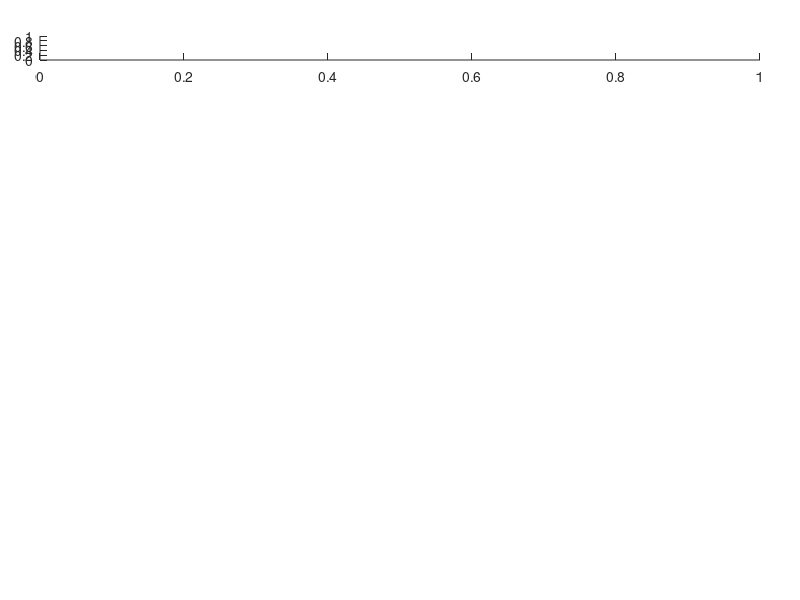

Write MATLAB code to recreate this figure. (Note: this script raises an error after producing the figure.)

function biofeedbackFigure1(subjectName,folderName)
    
    % Function to generate figure1
    % Input:
        % Subject name as string
        % foldername (optional)
        
    % Generating figure and defining font properties:
    randomfigurenumber  = 100+randi(100); 
    figure(randomfigurenumber);
    fontSizeVal         = 10;
    hFigure1            = gcf;
    %     set(gcf,'Visible', 'off'); 
    
    %---------------------------------------------------------------
    % Defining parameters for extracting out data:
%     subjectName     = 'PB';
    SessionNumber   = 2;
    trialNumber     = 4;
    
    if ~exist('subjectName',    'var');      subjectName       = 'PB';         end
    if ~exist('folderName',     'var');      folderName        = '';           end
    if ~exist('SessionNumber',  'var'),      SessionNumber     = 2;            end  
    if ~exist('trialNumber',    'var'),      trialNumber       = 4;            end
            
    if isempty(folderName)
        pathStr     = fileparts(pwd);
        folderName  = fullfile(pathStr,'Data',subjectName);
    end
       
    hExperimentFlow   = subplot('Position',[0.05 0.9 0.9 0.04],'Parent',hFigure1);
    hTFPlot           = getPlotHandles(2,1,[0.05 0.1 0.3 0.67],0.01,0.04,0);
    hsubplotDE        = getPlotHandles(1,2,[0.46 0.1 0.53 0.63],0.05,0.01,0);
    
    hFreqVsTime                 = hTFPlot(1);
    hPowervsTime                = hTFPlot(2);
    hRawAlphaPowerVsTrials      = hsubplotDE(1);
    hChInAlphaPowerVsTime       = hsubplotDE(2);
    
    set(hChInAlphaPowerVsTime, 'Box', 'off');
%     hChInAlphaPowerVsTrialtypes = axes('Position', [0.8 0.5 0.15 0.2]); % position for  within the figure 2
%     hChInAlphaPowerVsTrialtypes = axes('Position', [0.86 0.65 0.13 0.15]);
    
    %%%%%%%%%%%%%%%%%%%%%%%%%%%%%%%%%%%%%%%%%%%%%%%%%%%%%%%%%%%%%%%%%%%%%%%
    %%%%%%%%%%%%%%%%%%%%%% Subplot 1 (hExperimentFlow) %%%%%%%%%%%%%%%%%%%%
    
    dX = 1; dY = 1;
    colorNameTypes = 'rgb';
    % Load saved data
    trialTypeFileName = fullfile(folderName,[subjectName 'trialTypeList.mat']);
    load(trialTypeFileName,'trialTypeList');
    % input: trialtype list:
    trialTypeList1D = trialTypeList';
    trialTypeList1D = trialTypeList1D(:);
    
    hold(hExperimentFlow,'on');    % plotting the experimental plot using patch
    
    for i = 1:3
        pos         = find(trialTypeList1D == i);
        patchX      = pos';
        patchLocX   = [patchX; patchX; patchX+dX; patchX+dX];
        patchY      = zeros(size(patchX));
        patchLocY   = [patchY; patchY+dY; patchY+dY; patchY];
        patch(patchLocX,patchLocY,colorNameTypes(i),'parent',hExperimentFlow,'EdgeColor','k');
    end
    
    xlim(hExperimentFlow,[1,61]);  ylim(hExperimentFlow,[-2,2]);  xlabel(hExperimentFlow,'Trial No','FontSize',12,'FontWeight','bold','Color','k');
    set(hExperimentFlow,'Ytick',[]);
    set(hExperimentFlow,'Ycolor',[1 1 1]);  % Making yaxis invisible
    hExperimentFlow_xTickVal = linspace(0,60,6)+1;
    set(hExperimentFlow,'Xtick',hExperimentFlow_xTickVal);
    set(hExperimentFlow,'xticklabels',{'0','12','24','36','48','60'});
    
    text(0.06,-0.6,'First Session','Color','k','fontsize',fontSizeVal,'fontweight','bold','unit','normalized','parent',hExperimentFlow);
    text(0.06+0.2,-0.6,'Second Session','Color','k','fontsize',fontSizeVal,'fontweight','bold','unit','normalized','parent',hExperimentFlow);
    text(0.06+0.4,-0.6,'Third Session','Color','k','fontsize',fontSizeVal,'fontweight','bold','unit','normalized','parent',hExperimentFlow);
    text(0.06+0.6,-0.6,'Fourth Session','Color','k','fontsize',fontSizeVal,'fontweight','bold','unit','normalized','parent',hExperimentFlow);
    text(0.06+0.8,-0.6,'Fifth Session','Color','k','fontsize',fontSizeVal,'fontweight','bold','unit','normalized','parent',hExperimentFlow);
    Xlabel_pos = get(get(hExperimentFlow, 'XLabel'), 'Position');
    set(get(hExperimentFlow, 'XLabel'), 'Position', Xlabel_pos + [0 -1 0]);
    hold(hExperimentFlow,'off');
    
    hValidText      = getPlotHandles(1,1,[0.76 0.95 0.04 0.02]);
    rectangle(gca,'Position',[0 0 0.1 0.1],'FaceColor','r','EdgeColor','r',...
        'LineWidth',1); axis(gca,'equal'); set(gca,'Visible','off');
    text(gca,0.84,0.65,'Valid','Units','Normalized','fontsize',fontSizeVal,'fontweight','bold');
    text(gca,-2.5,0.6,'Trial Types:','Units','Normalized','fontsize',fontSizeVal+2,'fontweight','bold');
    hInValidText    = getPlotHandles(1,1,[0.82 0.95 0.04 0.02]);
    rectangle(gca,'Position',[0 0 0.1 0.1],'FaceColor','g','EdgeColor','g',...
        'LineWidth',1); axis(gca,'equal'); set(gca,'Visible','off');
    text(gca,0.84,0.74,'Invalid','Units','Normalized','fontsize',fontSizeVal,'fontweight','bold');
    hConstantText   = getPlotHandles(1,1,[0.88 0.95 0.04 0.02]);
    rectangle(gca,'Position',[0 0 0.1 0.1],'FaceColor','b','EdgeColor','b',...
        'LineWidth',1); axis(gca,'equal'); set(gca,'Visible','off');
    text(gca,0.84,0.74,'Constant','Units','Normalized','fontsize',fontSizeVal,'fontweight','bold');
    
%     hExperimentFlow.YAxis.Visible = 'off';  % Alternative way

    %%%%%%%%%%%%%%%%%%%%%%%%%%%%%%%%%%%%%%%%%%%%%%%%%%%%%%%%%%%%%%%%%%%%%%%
    %%%%%%%%%%%%%%%%%%%%% Subplot 1.b(2) (hFreqVsTime) %%%%%%%%%%%%%%%%%%%%
    % spectogram plot
%%%     SessionNumber   = input('Input the Session Number, Default value 2 \n');
     
%%%     trialNumber     = input('Input the trial Number, Default value 13 \n'); % change accordingly
       
    calibrationData     = load(fullfile(folderName,[subjectName 'CalibrationProcessedData' 'Session' num2str(SessionNumber) '.mat']));
    analysisData        = load(fullfile(folderName,[subjectName 'ProcessedData' 'Session' num2str(SessionNumber) 'Trial' num2str(trialNumber) '.mat']));
    
    tfDataTMP           = log10(analysisData.tfData);
    Alpha_tfDataTMP     = log10(mean(analysisData.tfData(analysisData.alphaPos,:),1));
    
%%% change this if have to use only alpha power from the data matrix:
%     meanCalibrationPower    = log10(mean(calibrationData.tfData,2)); % taking log of mean
    meanCalibrationPower     = mean(log10(calibrationData.tfData),2); % taking mean of log
    freqVsTimevsDeltaPower   = 10*(tfDataTMP - repmat(meanCalibrationPower,1,size(tfDataTMP,2)));
           
    freqVals    = analysisData.freqVals;    
    timeValsTF  = analysisData.timeValsTF ;
    stFreqList  = analysisData.stFreqList(6:end);
    
    %%%%% 2nd plot 
    pcolor(hFreqVsTime,timeValsTF(5:end),freqVals,freqVsTimevsDeltaPower(:,5:end));  shading(hFreqVsTime,'interp'); % timevasl on row; freqval on column
    colormap(hFreqVsTime,'jet'); cBar = colorbar(hFreqVsTime,'northoutside');
    set(hFreqVsTime,'xticklabelmode','manual','xtick',[5.5 10:5:45 49.5],'xticklabel',[],'xlim',[5.5 49.5],'linewidth',4);

%     set(hFreqVsTime,'xlim',[5 50]);
%     set(hFreqVsTime,'fontsize',fontsize,'fontweight','bold');
    ylabel(hFreqVsTime,'Frequency (Hz)','fontsize',fontSizeVal,'fontweight','bold');
%     xlabel(hFreqVsTime,'Time (s)','fontsize',fontSizeVal,'fontweight','bold');
%     title(hFreqVsTime,'Delta spectogram','fontsize',fontsize,'fontweight','bold'); 

%     set(cBar,'fontsize',fontsize,'fontweight','bold');
    xlabel(cBar,'dB','fontsize',fontSizeVal,'fontweight','bold');
    ylabel(cBar,'\DeltaPower(dB)','fontsize',fontSizeVal,'fontweight','bold');

    %%%%%%%%%%%%%%%%%%%%%%%%%%%%%%%%%%%%%%%%%%%%%%%%%%%%%%%%%%%%%%%%%%%%%%%
    %%%%%%%%%%%%%%%%%%%%% Subplot 1.c(3) (hPowervsTime) %%%%%%%%%%%%%%%%%%%
   
    deltaPowerVsTime = mean(freqVsTimevsDeltaPower,1); 
%     axes(hPowervsTime);
%     yyaxis(gca,'left');
%     plot(hPowervsTime,timeValsTF(6:end),deltaPowerVsTime(6:end),'linewidth',2);
% %     set(hPowervsTime,'fontsize',fontsize,'fontweight','bold');
%     ylabel(hPowervsTime,'Change In Power (dB)','fontsize',fontSizeVal,'fontweight','bold');
%     xlabel(hPowervsTime,'Time (s)','fontsize',fontSizeVal,'fontweight','bold');
    hold(hPowervsTime,'on');
    %-------------------------------------------------------------------------------
     Alpha_meanCalibrationPower = mean(log10(mean(calibrationData.tfData(calibrationData.alphaPos,calibrationData.timePosCalibration),1)));
     Alpha_deltaPowerVsTimeTMP = 10*(Alpha_tfDataTMP - repmat(Alpha_meanCalibrationPower,1,50));
     timeStartS = 5;
     epochsToAvg = 5;
     BoxCar_Alpha_deltaPowerVsTimeTMP = Alpha_deltaPowerVsTimeTMP;
     for i = 5:50
         BoxCar_Alpha_deltaPowerVsTimeTMP(i) = mean(Alpha_deltaPowerVsTimeTMP((timeStartS-epochsToAvg+1):timeStartS));
         timeStartS = timeStartS+1;
     end
     %-------------------------------------------------------------------------------
     plot(hPowervsTime,timeValsTF(6:end),BoxCar_Alpha_deltaPowerVsTimeTMP(6:end),'--','LineWidth',2,'Color',[1.0000,0.2695,0]);
     ylabel(hPowervsTime,'Change In Power (dB)','fontsize',fontSizeVal,'fontweight','bold');
     [hAx_hPowervsTime,hAlpha_deltaPowerVsTimeTMP,hstFreqList] = plotyy(hPowervsTime,timeValsTF(6:end),Alpha_deltaPowerVsTimeTMP(6:end),timeValsTF(6:end),stFreqList);
     ylabel(hAx_hPowervsTime(2),'Tone Frequency (Hz)')
     set(hAx_hPowervsTime(2),'fontsize',fontSizeVal,'fontweight','bold'); 
     set(hAlpha_deltaPowerVsTimeTMP,'linewidth',2,'Color',[0.5430 0 0]);
     set(hAx_hPowervsTime(1),'YColor',[0.5430 0 0]);
     set(hstFreqList,'linewidth',2,'Color',[0.1328 0.5430 0.1328]);
     set(hAx_hPowervsTime(2),'YColor',[0.1328 0.5430 0.1328]);
     set(hAx_hPowervsTime(2),'XLim',[5 50]);
     set(hPowervsTime,'xticklabelmode','manual','xtick',[5.5 10:5:45 49.5],'xticklabel',[5.5 10:5:45 49.5],'xlim',[5.5 49.5]);
%      set(hPowervsTime,'XLim',[5 50]);
%     yyaxis(gca,'right');
%     plot(gca,timeValsTF(6:end),stFreqList);
%     ylabel(gca,'Tone Frequency (Hz)','fontsize',fontSizeVal,'fontweight','bold');
     xlim(hPowervsTime,[5 50]);
%      legend({'Smoothed Alpha Power','Alpha Power','Frequency'},'Orientation','vertical','Box','off','FontSize',8,'Units','Normalized','Position',[0.001,0.33,0.2,0.05]);
     legend({'Smoothed Alpha Power','Alpha Power','Frequency'},'Orientation','vertical','Box','off','FontSize',8,'Units','Normalized','Location','southeast');
     xlabel(hPowervsTime,'Time (s)','fontsize',fontSizeVal,'fontweight','bold');
     hold(hPowervsTime,'off');
%%%     title(hPowervsTime,'','fontsize',fontsize,'fontweight','bold'); 
    
    %%%%%%%%%%%%%%%%%%%%%%%%%%%%%%%%%%%%%%%%%%%%%%%%%%%%%%%%%%%%%%%%%%%%%%%
    %%%%%%%%%%%%%%%%%%%%% Subplot 1.d(4) (hRawAlphaPowerVsTrials) %%%%%%%%%
    %%%%%%%%%%%%%%%%%%%%  Subplot 1.e(5) (hChInAlphaPowerVsTime) %%%%%%%%%% 
    %%%%%%%%%%%%%%%%%%%%% Subplot 1.e.2(6) (hChInAlphaPowerVsTrialtypes) %%
    
    analysisPlotHandles.powerVsTrial    = hRawAlphaPowerVsTrials;
    analysisPlotHandles.powerVsTime     = hChInAlphaPowerVsTime; 
%     analysisPlotHandles.barPlot         = hChInAlphaPowerVsTrialtypes;
    
    [analysisPlotHandles,~,~,~,~,~,~,~,~]  = biofeedbackAnalysis_Ver2_Mod_fig1(subjectName,'',1,analysisPlotHandles);
%     
%     [analysisPlotHandles,colorNames,meanEyeOpenPowerList(i,:), ...
%     meanEyeClosedPowerList(i,:),calibrationPowerList(i,:), ...
%     trialTypeList1D(i,:),powerVsTimeList(i,:,:),timeVals,typeNameList] ...
%         = biofeedbackAnalysis_Ver2(subjectNames{i},'',1,[]);
    
    %---------------------------------------------------------------
    % Providing the legends and axis names:
    
    % legend([h1 h2 h3],'','','','Location','Best')
%     set(analysisPlotHandles.barPlot,'XTick',1:3,'XTickLabel',typeNameList);
    xlim(analysisPlotHandles.powerVsTrial,[-1 61]);
    xlabel(analysisPlotHandles.powerVsTrial,'TrialNo','fontsize',fontSizeVal,'fontweight','bold');
    ylabel(analysisPlotHandles.powerVsTrial,'Raw Alpha Power (log(AlphaPower))','fontsize',fontSizeVal,'fontweight','bold');
%     xlabel(analysisPlotHandles.diffPowerVsTrial,'TrialNo');
%     ylabel(analysisPlotHandles.diffPowerVsTrial,'\DeltaPower(dB)');
%     title(['Subject',num2str(i)]);
    % legend([h1 h2 h3],'','','','Location','Best')
%     title(analysisPlotHandles.powerVsTime,['Subject',num2str(i)]);
    xlim(analysisPlotHandles.powerVsTime,[5 51]);
    xlabel(analysisPlotHandles.powerVsTime,'Time(sec)','fontsize',fontSizeVal,'fontweight','bold');
    ylabel(analysisPlotHandles.powerVsTime,'\Delta Alpha Power (dB)','fontsize',fontSizeVal,'fontweight','bold');
%     legend(analysisPlotHandles.powerVsTime,{'RawPower','Alpha Power','Frequency'},'Orientation','vertical','Location','Best','Box','off','FontSize',8,'Units','Normalized');
    
%     xlabel(analysisPlotHandles.barPlot,'TrialTypes','fontsize',fontSizeVal,'fontweight','bold');
%     ylabel(analysisPlotHandles.barPlot,'\Delta Alpha Power (dB)','fontsize',fontSizeVal,'fontweight','bold');   
    
    %---------------------------------------------------------------
    % Changing the figure and axes properties to make it nicer:
    
    title(hExperimentFlow,['Subject: ', subjectName]);
    disp('one subject data analysis completed');
       
    % Changing axis properties of the figures:
    set(findobj(gcf,'type','axes'),'box','off'...
    ,'fontsize',fontSizeVal...
    ,'FontWeight','Bold'...
    ,'TickDir','out'...
    ,'TickLength',[0.02 0.02]...
    ,'linewidth',1.5 ...
    );
%     ,'xcolor',[0 0 0]...
%     ,'ycolor',[0 0 0]...
    % Resetting first axis:
    set(hExperimentFlow,'Ytick',[]);
    set(hExperimentFlow,'Ycolor',[1 1 1]);  % Making yaxis invisible
    % Changin the linewidth:
%     set(findall(analysisPlotHandles.powerVsTime, 'Type', 'Line'),'LineWidth',2);
    set(findall(gcf, 'Type', 'errorbar'),'LineWidth',1.2);   
    set(hFreqVsTime,'linewidth',2.5);
end